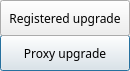
<?xml version="1.0" encoding="UTF-8"?>
<ui version="4.0">
 <class>ChooseUpgradeDialog</class>
 <widget class="QDialog" name="ChooseUpgradeDialog">
  <property name="geometry">
   <rect>
    <x>0</x>
    <y>0</y>
    <width>130</width>
    <height>71</height>
   </rect>
  </property>
  <property name="font">
   <font>
    <family>微软雅黑</family>
   </font>
  </property>
  <property name="windowTitle">
   <string>Dialog</string>
  </property>
  <widget class="QPushButton" name="applyDelegateBtn">
   <property name="geometry">
    <rect>
     <x>0</x>
     <y>35</y>
     <width>130</width>
     <height>36</height>
    </rect>
   </property>
   <property name="text">
    <string>Proxy upgrade</string>
   </property>
  </widget>
  <widget class="QPushButton" name="upgradeBtn">
   <property name="geometry">
    <rect>
     <x>0</x>
     <y>0</y>
     <width>130</width>
     <height>36</height>
    </rect>
   </property>
   <property name="text">
    <string>Registered upgrade</string>
   </property>
  </widget>
 </widget>
 <resources/>
 <connections/>
</ui>
